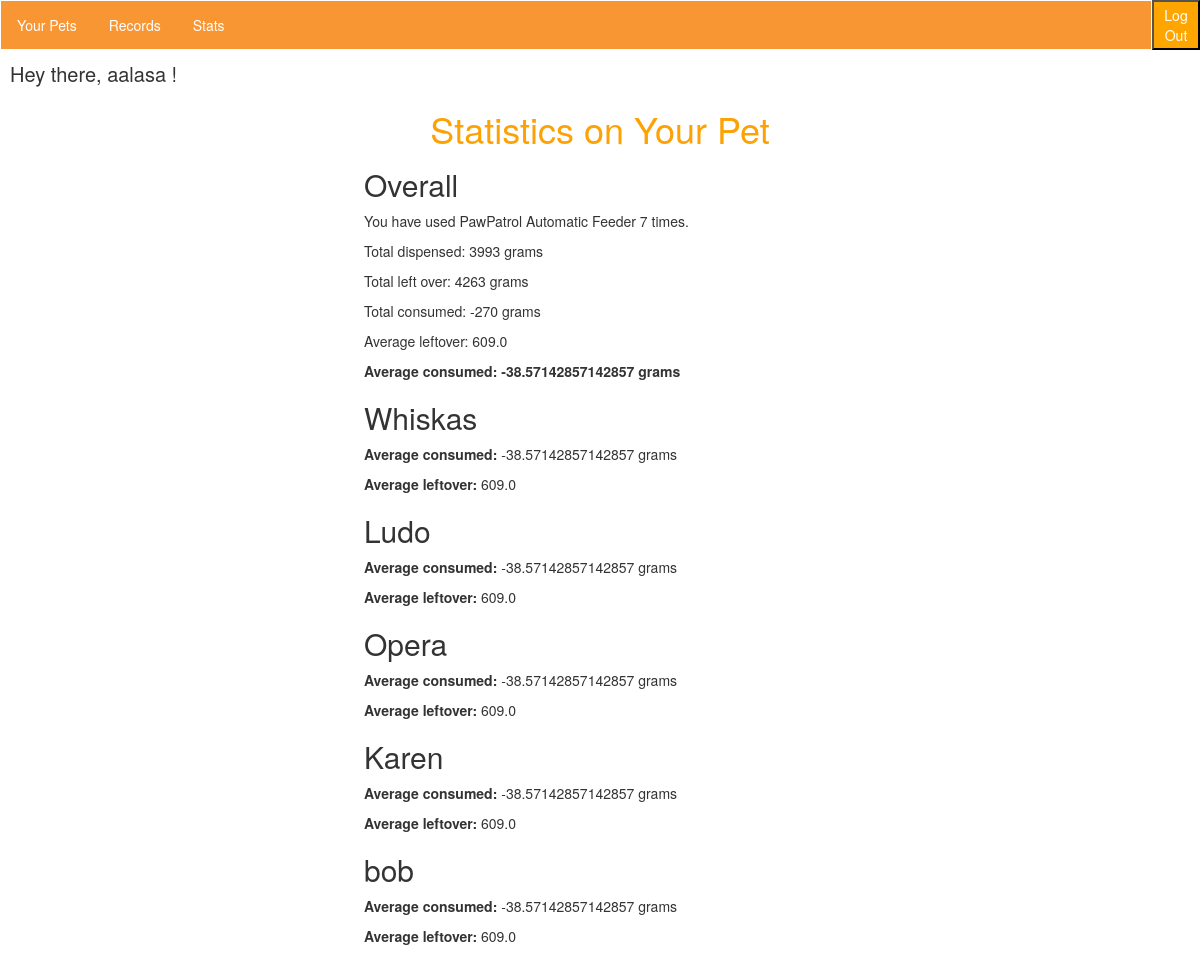
The page /records/stats/ (signed in) on the database its author committed.
### records/models.py (models this page shows, shortened)
class Pet(models.Model):
    petName = models.CharField(max_length=100, default='My Pet')
    petImage = models.ImageField(default='default.png', blank=True)
    author = models.ForeignKey(User, on_delete=models.CASCADE, default=None)

### records/views.py (the view)
# urls.py: url(r'^', views.stats_view, name="stats"),
def stats(request):
    numberofpets = Pet.objects.filter(author=request.user)
    j = 0
    pets = Pet.objects.filter(author=request.user)
    petNames = Pet.objects.filter(author=request.user)[j].petName
    thisauthor = request.user
    feeds = Record.objects.filter(author=request.user)
    numberoffeeds = len(feeds)
    numberOfPets = len(pets)
    myRecords = Record.objects.filter(author=request.user)
    totalleftover = myRecords.aggregate(Sum('amountLeftOver'))['amountLeftOver__sum']
    totaldispensed = myRecords.aggregate(Sum('amountDispensed'))['amountDispensed__sum']
    totalConsumed = totaldispensed - totalleftover
    avgconsumed = totalConsumed/numberoffeeds
    avgleftover = totalleftover/numberoffeeds
    return render(request, 'records/stats.html', {'myRecords': myRecords, 'pets': pets, 'this-author': thisauthor, 'numberoffeeds': numberoffeeds, 'totaldispensed': totaldispensed, 'totalleftover':totalleftover, 'numberofpets': numberofpets, 'totalConsumed': totalConsumed, 'avgconsumed': avgconsumed, 'avgleftover': avgleftover},)

### records/templates/records/stats.html (shortened to what this page needs)
{% extends 'interior_layout.html' %}
{% block content %}
<h1>Statistics on Your Pet</h1>
<div class="innerStatitics" style="margin-left: 30%;">
<h2>Overall</h2>
    <p>You have used PawPatrol Automatic Feeder {{numberoffeeds}} times.</p>
    <p>Total dispensed: {{ totaldispensed}} grams</p>
    <p>Total left over: {{ totalleftover }} grams</p>
    <p>Total consumed: {{ totalConsumed }} grams</p>
    <p>Average leftover: {{avgleftover}} </p>
    <p><b>Average consumed: {{avgconsumed}} grams</b></p>
{% for p in numberofpets %}
    <h2>{{p.petName}}</h2>
    <p><b>Average consumed:</b> {{avgconsumed}} grams</p>
    <p><b>Average leftover:</b> {{avgleftover}} </p>
{% endfor %}
</div>
{% endblock %}

### templates/interior_layout.html (shortened to what this page needs)
{% load static from staticfiles %}
<html>
    <head>
        <link rel="stylesheet" href="//maxcdn.bootstrapcdn.com/bootstrap/3.2.0/css/bootstrap.min.css">
        <link rel="stylesheet" href="//maxcdn.bootstrapcdn.com/bootstrap/3.2.0/css/bootstrap-theme.min.css">
        <link rel="stylesheet" href="{% static 'style.css' %}">
    </head>
    <body>
        <div class="navbar" style="width:96%; float:left; display:inline;">
            <ul>
                <li><a href="/records/your-pet">Your Pets</a></li>
                                <li><a href="/records">Records</a></li>
                <li><a href="/records/stats">Stats</a></li>
            </ul></div>
<ul class="logout_button" style="height:99px; margin-right:0px; background:orange; color:white; border:0px; position:absolute; display:inline; clear:right; margin-left:0px; margin-top:0px; width:auto;">
                    <form class="logout-link" action="/accounts/logout/" method="POST">
                        <button class="logout_button" style="height:50%; width:auto; background:orange;" type="submit">Log Out</button>
                    </form>
            </ul>
<br >
        <div class="wrapper">
            <p style=" font-size: 20px;">Hey there, {{ request.user }} !</p>
            {% block content %}
            {% endblock %}
        </div>
    </body>
</html>

### records/static/style.css (style rules this page uses)
body { background: #ffffff; }
h1 { text-align: center; color: #FCA205; }
.navbar { height: 40px; }
ul { list-style-type: none; margin: 0; padding: 0; overflow: hidden; background-color: #f99634; }
li { float: left; }
li a { display: block; color: white; text-align: center; padding: 14px 16px; text-decoration: none; }
* { box-sizing: border-box; }
.wrapper { width:100%; background:white; position:absolute; margin-top:30px; padding:10px; }

### rows shown on the page
Pet: petName "Whiskas", avgconsumed "-38.57142857142857", avgleftover "609.0"
Pet: petName "Ludo", avgconsumed "-38.57142857142857", avgleftover "609.0"
Pet: petName "Opera", avgconsumed "-38.57142857142857", avgleftover "609.0"
Pet: petName "Karen", avgconsumed "-38.57142857142857", avgleftover "609.0"
Pet: petName "bob", avgconsumed "-38.57142857142857", avgleftover "609.0"

### other values the page prints
{{ request.user }} "aalasa"
{{ numberoffeeds }} "7"
{{ totaldispensed }} "3993"
{{ totalleftover }} "4263"
{{ totalConsumed }} "-270"
{{ avgleftover }} "609.0"
{{ avgconsumed }} "-38.57142857142857"
